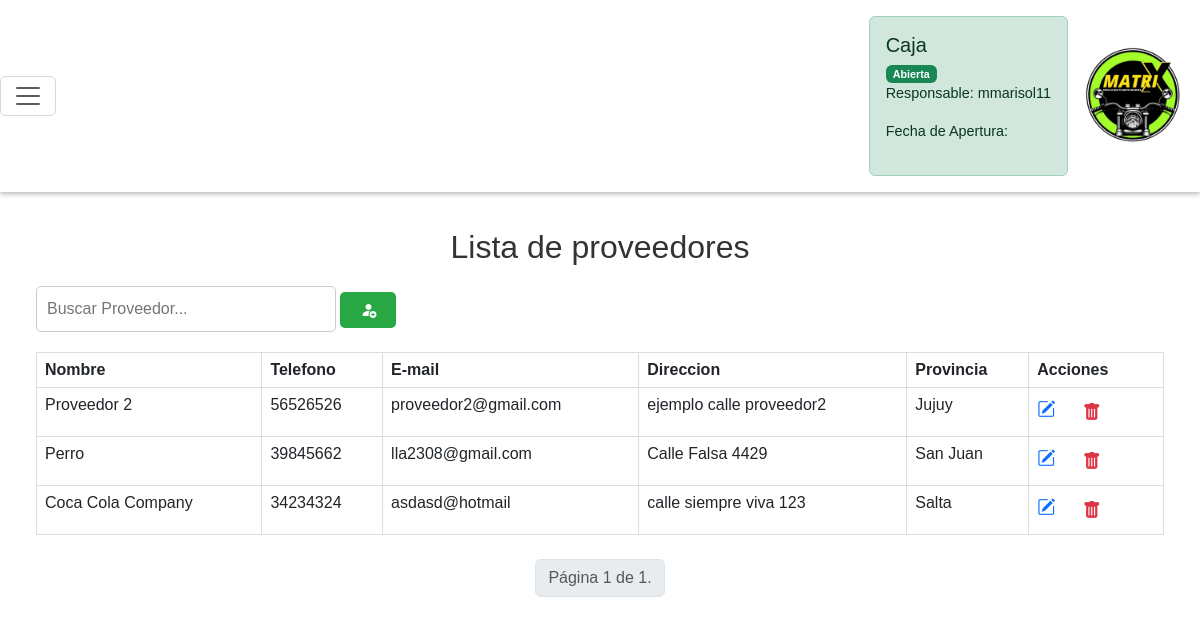
Screenshot of /panel_proveedores/ (signed in) with the database file from the repository.
### Empleados/models.py (models this page shows, shortened)
class Empleado(AbstractUser):
    dni=models.IntegerField(null=True, blank=True, verbose_name="DNI")
    dirección=models.CharField(null=True, blank=True, max_length=150)
    telefono=models.IntegerField(null=True, blank=True)

### Proveedores/models.py (models this page shows, shortened)
class Proveedor(models.Model):
    PROVINCIAS = [
    ('Buenos Aires', 'Buenos Aires'),
    ('Catamarca', 'Catamarca'),
    ('Chaco', 'Chaco'),
    ('Chubut', 'Chubut'),
    ('Córdoba', 'Córdoba'),
    ('Corrientes', 'Corrientes'),
    ('Entre Ríos', 'Entre Ríos'),
    ('Formosa', 'Formosa'),
    ('Jujuy', 'Jujuy'),
    ('La Pampa', 'La Pampa'),
    ('La Rioja', 'La Rioja'),
    ('Mendoza', 'Mendoza'),
    ('Misiones', 'Misiones'),
    ('Neuquén', 'Neuquén'),
    ('Río Negro', 'Río Negro'),
    ('Salta', 'Salta'),
    ('San Juan', 'San Juan'),
    ('San Luis', 'San Luis'),
    ('Santa Cruz', 'Santa Cruz'),
    ('Santa Fe', 'Santa Fe'),
    ('Santiago del Estero', 'Santiago del Estero'),
    ('Tierra del Fuego', 'Tierra del Fuego'),
    ('Tucumán', 'Tucumán'),
]
    nombre=models.CharField(max_length=100,blank=False,null=False)
    telefono=models.IntegerField(null=True,blank=True)
    email=models.CharField(max_length=100, blank=False,null=False)
    dirección=models.CharField(max_length=100)
    provincia=models.CharField(max_length=100,choices=PROVINCIAS,blank=False,null=False)

### Proveedores/views.py (the view)
# urls.py: path('panel_proveedores/', views.panel_proveedores, name='panel_proveedores'),
@login_required
def panel_proveedores(request):
    listado = Proveedor.objects.all()
    paginator=Paginator(listado,10)
    page_number=request.GET.get('page')
    page_obj=paginator.get_page(page_number)
    mostrar_formulario = formulario_proveedor()
    busqueda= request.GET.get('busqueda','')
    if busqueda:
        listado=listado.filter(
            Q(nombre__icontains=busqueda)
        )
    return render(request, 'proveedores.html', {'listado':listado, 'mostrar_formulario':mostrar_formulario,'page_obj':page_obj})

### Proveedores/forms.py
class formulario_proveedor(ModelForm):
    class Meta:
        model= Proveedor
        fields= '__all__'

### templates/proveedores.html (shortened to what this page needs)
{% extends 'menu.html' %}
{% load static %}
{% block extra_css %}
    <link rel="stylesheet" href="{% static 'css/proveedores.css' %}">
{% endblock %}
{% block content %}
    <div class="contenedor-flex">
        <div class="fil">
            <h1><center>Lista de proveedores</center></h1>
            <input type="text" id="busqueda" placeholder="Buscar Proveedor..." onkeyup="filtrarProveedores()">
            <button class="btn btn-success btn-sm" data-bs-toggle="modal" data-bs-target="#mi-modal" value="Agregar">
                <i class="bi bi-person-fill-add"></i>
            </button>
        </div>
        <table class="table">
            <thead>
                <tr>
                    <th>Nombre</th>
                    <th>Telefono</th>
                    <th>E-mail</th>
                    <th>Direccion</th>
                    <th>Provincia</th>
                    <th>Acciones</th>
                </tr>
            </thead>
            <tbody>
                {% for proveedor in listado %}
                <tr>
                    <td>{{ proveedor.nombre }}</td>
                    <td>{{ proveedor.telefono }}</td>
                    <td>{{ proveedor.email }}</td>
                    <td>{{ proveedor.dirección }}</td>
                    <td>{{ proveedor.provincia }}</td>
                    <td>
                        <a href="#" onclick="modal_editar('{% url 'editar_proveedor' proveedor.id %}')">
                            <i class="bi bi-pencil-square text-primary" title="Editar"></i>
                        </a>
                        <form action="{% url 'eliminar_proveedor' proveedor.id %}" method="POST" style="display:inline;">
                            <button type="submit" class="btn btn-link" value="Borrar">
                                <i class="bi bi-trash-fill text-danger"></i>
                            </button>
                        </form>
                    </td>
                </tr>
                {% endfor %}
            </tbody>
        </table>
        <div class="d-flex justify-content-center mt-4">
            <nav aria-label="Page navigation">
                <ul class="pagination">
                    <li class="page-item disabled">
                        <span class="page-link">Página {{ page_obj.number }} de {{ page_obj.paginator.num_pages }}.</span>
                    </li>
                </ul>
            </nav>
        </div>
    </div>
{% endblock %}

### templates/menu.html (shortened to what this page needs)
{% load static %}
<html>
<head>
    <link rel="stylesheet" href="https://cdn.jsdelivr.net/npm/bootstrap-icons@1.11.3/font/bootstrap-icons.min.css">
    <link href="https://cdn.lineicons.com/4.0/lineicons.css" rel="stylesheet" />
    <link href="https://cdn.jsdelivr.net/npm/bootstrap@5.3.0-alpha3/dist/css/bootstrap.min.css" rel="stylesheet"
>
    <link rel="stylesheet" href="{% static 'css/menu.css' %}">
    {% block extra_css %} {% endblock %}
</head>
<body>
    <div class="wrapper">
        <nav class="navbar navbar-expand-light">
            <button class="navbar-toggler" type="button" data-bs-toggle="collapse" data-bs-target="#navbarNav" aria-controls="navbarNav" aria-expanded="false" aria-label="Toggle navigation">
                <span class="navbar-toggler-icon"></span>
            </button>
            <div class="d-flex align-items-center">
                <div class="col-xxl">
                    {% if request.session.caja_abierta %}
                        <div class="alert alert-success" role="alert">
                            <h5 class="alert-heading">Caja</h5>
                            <span class="badge bg-success">Abierta</span>
                            <p>Responsable: {{ request.session.empleado }}</p>
                            <p>Fecha de Apertura: {{ request.session.fecha_apertura }}</p>
                        </div>
                    {% else %}
                        <div class="alert alert-danger" role="alert">
                            <h5 class="alert-heading">Estado Caja</h5>
                            <span class="badge bg-danger">Cerrada</span>
                        </div>
                    {% endif %}
                </div>
                <div class="navbar-brand ms-2">
                    <img src="{% static 'IMAGENES/logoOficialMatrix.png' %}" alt="Logo" class="logo">
                </div>
            </div>
        </nav>
        <div class="main p-3">
            {% block content %}{% endblock %}
        </div>
    </div>
</body>
</html>

### static/css/menu.css (style rules this page uses)
body { font-family: 'Roboto',sans-serif; }
.wrapper { display: flex; flex-direction: column; height: 100vh; }
.navbar { box-shadow: 0 2px 5px rgba(4, 0, 0, 0.287); }
.logo { width: 100px; }

### static/css/proveedores.css (style rules this page uses)
body { font-family: Arial, sans-serif; }
h1 { text-align: center; margin-bottom: 20px; font-size: 2rem; color: #333; }
.contenedor-flex { width: 100%; padding: 20px; box-sizing: border-box; }
#busqueda { padding: 10px; font-size: 16px; border-radius: 5px; border: 1px solid #ccc; width: 300px; }
.btn-success { padding: 10px 20px; font-size: 16px; background-color: #28a745; color: #fff; border: none; border-radius: 5px; cursor: pointer; }
table { width: 100%; border-collapse: collapse; margin-top: 20px; font-size: 16px; }
table th, table td { padding: 10px; border: 1px solid #ddd; text-align: left; background-color: #e9ecef; }
table th { background-color: #f8f9fa; font-weight: bold; }
table tr:nth-child(even) { background-color: #f2f2f2; }
td > a, td > form { display: inline-flex; align-items: center; margin-right: 5px; }
.bi-pencil-square { cursor: pointer; font-size: 18px; color: #007bff; margin-right: 5px; }
.bi-trash-fill { cursor: pointer; font-size: 18px; color: #dc3545; }
form button { background-color: transparent; border: none; cursor: pointer; padding: 0; }
form button i { font-size: 18px; }

### templates/menu.html (style rules this page uses)
nav { background-color: rgba(255, 255, 255, 0.9); }
.alert { margin: 0.5rem; font-size: 0.9rem; }

### rows the page displays
Empleado: session.empleado "mmarisol11"
Proveedor: nombre "Proveedor 2", telefono "56526526", email "proveedor2@gmail.com", dirección "ejemplo calle proveedor2", provincia "Jujuy"
Proveedor: nombre "Perro", telefono "39845662", email "lla2308@gmail.com", dirección "Calle Falsa 4429", provincia "San Juan"
Proveedor: nombre "Coca Cola Company", telefono "34234324", email "asdasd@hotmail", dirección "calle siempre viva 123", provincia "Salta"

### other values shown
{{ page_obj.number }} "1"
{{ page_obj.paginator.num_pages }} "1"
